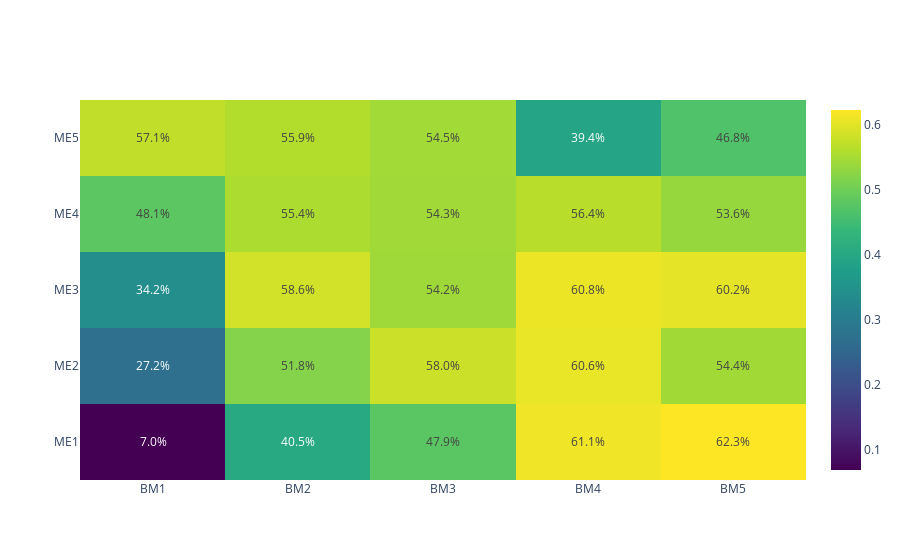

The cell this chart's notebook holds for it:
### Markdown cell above
# FIGURE (SHARPE RATIO HEAT MAP)

### Code cell
trace = go.Heatmap(
    x=sharpes.columns.to_list(),
    y=sharpes.index.to_list(),
    z=sharpes,
    colorscale='Viridis',
    texttemplate="%{z:.1%}",
    hovertemplate="%{x} / %{y}<br>%{z:.2%}<extra></extra>"
)
sharpes_tbl = go.Figure(trace)
sharpes_tbl.show()

### Figure 1 — Plotly figure (JSON) as saved in the notebook; plotly's stock layout.template omitted (floating-point values rounded to 4 significant figures)
{"data": [{"colorscale": [[0, "#440154"], [0.1111, "#482878"], [0.2222, "#3e4989"], [0.3333, "#31688e"], [0.4444, "#26828e"], [0.5556, "#1f9e89"], [0.6667, "#35b779"], [0.7778, "#6ece58"], [0.8889, "#b5de2b"], [1, "#fde725"]], "hovertemplate": "%{x} / %{y}<br>%{z:.2%}<extra></extra>", "texttemplate": "%{z:.1%}", "type": "heatmap", "x": ["BM1", "BM2", "BM3", "BM4", "BM5"], "y": ["ME1", "ME2", "ME3", "ME4", "ME5"], "z": [[0.06964, 0.4049, 0.4785, 0.6114, 0.6226], [0.2722, 0.5185, 0.5798, 0.6058, 0.5442], [0.3417, 0.5862, 0.5422, 0.6081, 0.6023], [0.4807, 0.554, 0.5428, 0.5637, 0.5356], [0.5711, 0.5592, 0.5449, 0.3938, 0.4679]]}], "layout": {}}
